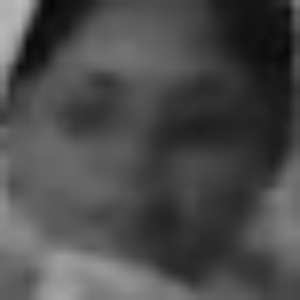
#> input picture myimage.jpg, 300 x 300 px, given in place of the camera
$ python data_collection.py
#> lines starting #> are read from the running program, lines starting #| are printed output that depends on the picture; after the words box and inside, x2 and y2 are one past the last pixel; in counts of white or black regions, pixels touching at a corner belong together
import cv2
import random

cam=cv2.VideoCapture(0)

cascade=cv2.CascadeClassifier("haarcascade_frontalface_default.xml")
while True:
    flag,frame=cam.read()
#> frame is the input picture: shape (300, 300, 3); min 6, max 187, mean 74.9

    if flag:


        gray=cv2.cvtColor(frame,cv2.COLOR_BGR2GRAY)


        faces=cascade.detectMultiScale(gray,1.1,5)
#> faces = [[16, 21, 259, 259]]

        print(faces)
#| [[ 16  21 259 259]]

        for x,y,w,h in faces:

            cv2.rectangle(frame,(x,y),(x+w,y+h),(255,0,0),2)
#> this loop made 1 pass
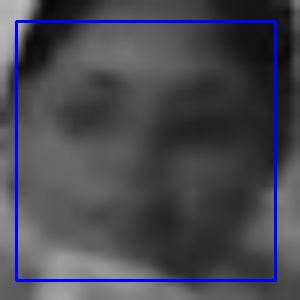
#> frame: shape (300, 300, 3); 3.45% of pixels changed, all inside (x1, y1, x2, y2) = (15, 20, 277, 282)


        cv2.imshow("Mycam",frame)
        k=cv2.waitKey(1)
#> (key q is pressed here)

        if k==ord('q'):
            break

        if k==ord('s'):

            if len(faces) > 0:

               roi=gray[y:y+h,x:x+w]

               roi=cv2.resize(roi,(300,300))

               num=random.randint(1,100)

               file_name=f"./dataset/3/person{num}.jpg"
               cv2.imwrite(file_name,roi)

cam.release()

$ run again, on yash.jpg
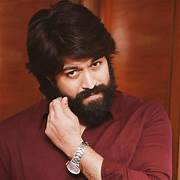
#> input picture yash.jpg, 180 x 180 px, given in place of the camera
#> frame is the input picture: shape (180, 180, 3); mean B, G, R 45.3, 56.3, 111.2
#> `gray=cv2.cvtColor(frame,cv2.COLOR_BGR2GRAY)`:
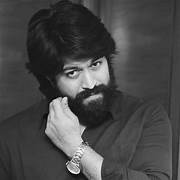
#> gray: shape (180, 180); min 1, max 254, mean 71.5
#> faces = ()
